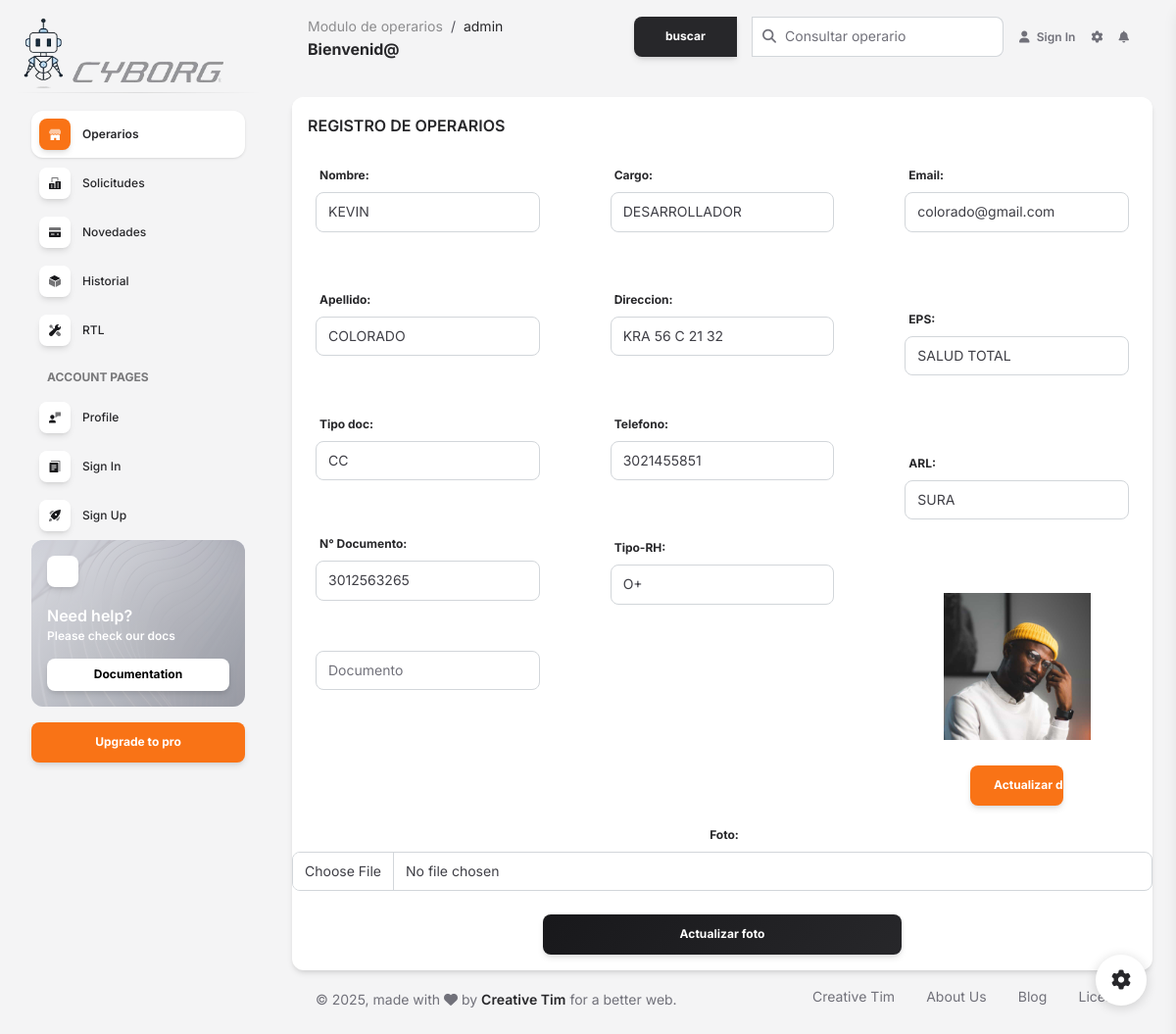
The page /vista/aaa.php?cod=2 on the database its author committed.
### tables this page shows
CREATE TABLE OPERARIO (
	ID_OPE INT AUTO_INCREMENT PRIMARY KEY ,
	NOM_OPE VARCHAR (25),
	APE_OPE VARCHAR (25),
	TDO_OPE VARCHAR (4),
	NRO_OPE CHAR (12) UNIQUE NOT NULL,
	TDC_OPE VARCHAR (15),
	CAR_OPE VARCHAR (15) ,
	DIR_OPE VARCHAR(50),
	TEL_OPE CHAR (10),
	RH_OPE  VARCHAR (4),
	EMA_OPE VARCHAR (50),
	EPS_OPE VARCHAR (20),
	ARL_OPE CHAR (10),
	FOT_OPE VARCHAR (50),
	SES_OPE INT (1) 
	);

### vista/aaa.php (the view, shortened to what this page needs)
<!DOCTYPE html>
<html lang="en">
<head>
  <link href="https://demos.creative-tim.com/soft-ui-dashboard/assets/css/nucleo-icons.css" rel="stylesheet" />
  <link href="https://demos.creative-tim.com/soft-ui-dashboard/assets/css/nucleo-svg.css" rel="stylesheet" />
  <link id="pagestyle" href="../assets/css/soft-ui-dashboard.css?v=1.1.0" rel="stylesheet" />
</head>
<body class="g-sidenav-show  bg-gray-100">
  <aside class="sidenav navbar navbar-vertical navbar-expand-xs border-0 border-radius-xl my-3 fixed-start ms-3 " id="sidenav-main">
    <div class="sidenav-header">
      <a class="" target="_blank">
        <img src="../assets/img/logo.png" class=" h-100" alt="main_logo">
      </a>
    </div>
    <hr class="horizontal dark mt-0">
    <div class="collapse navbar-collapse  w-auto " id="sidenav-collapse-main">
      <ul class="navbar-nav">
        <li class="nav-item">
          <a class="nav-link  active" href="dashboard.php">
            <div class="icon icon-shape icon-sm shadow border-radius-md bg-white text-center me-2 d-flex align-items-center justify-content-center">
            </div>
            <span class="nav-link-text ms-1">Operarios</span>
          </a>
        </li>
        <li class="nav-item">
          <a class="nav-link  " href="../pages/solicitud.php">
            <div class="icon icon-shape icon-sm shadow border-radius-md bg-white text-center me-2 d-flex align-items-center justify-content-center">
            </div>
            <span class="nav-link-text ms-1">Solicitudes</span>
          </a>
        </li>
        <li class="nav-item">
          <a class="nav-link  " href="../pages/novedad.php">
            <div class="icon icon-shape icon-sm shadow border-radius-md bg-white text-center me-2 d-flex align-items-center justify-content-center">
            </div>
            <span class="nav-link-text ms-1">Novedades</span>
          </a>
        </li>
        <li class="nav-item">
          <a class="nav-link  " href="../pages/virtual-reality.html">
            <div class="icon icon-shape icon-sm shadow border-radius-md bg-white text-center me-2 d-flex align-items-center justify-content-center">
            </div>
            <span class="nav-link-text ms-1">Historial</span>
          </a>
        </li>
        <li class="nav-item">
          <a class="nav-link  " href="../pages/rtl.html">
            <div class="icon icon-shape icon-sm shadow border-radius-md bg-white text-center me-2 d-flex align-items-center justify-content-center">
            </div>
            <span class="nav-link-text ms-1">RTL</span>
          </a>
        </li>
        <li class="nav-item mt-3">
          <h6 class="ps-4 ms-2 text-uppercase text-xs font-weight-bolder opacity-6">Account pages</h6>
        </li>
        <li class="nav-item">
          <a class="nav-link  " href="../pages/profile.html">
            <div class="icon icon-shape icon-sm shadow border-radius-md bg-white text-center me-2 d-flex align-items-center justify-content-center">
            </div>
            <span class="nav-link-text ms-1">Profile</span>
          </a>
        </li>
        <li class="nav-item">
          <a class="nav-link  " href="../pages/sign-in.html">
            <div class="icon icon-shape icon-sm shadow border-radius-md bg-white text-center me-2 d-flex align-items-center justify-content-center">
            </div>
            <span class="nav-link-text ms-1">Sign In</span>
          </a>
        </li>
        <li class="nav-item">
          <a class="nav-link  " href="../pages/sign-up.html">
            <div class="icon icon-shape icon-sm shadow border-radius-md bg-white text-center me-2 d-flex align-items-center justify-content-center">
            </div>
            <span class="nav-link-text ms-1">Sign Up</span>
          </a>
        </li>
      </ul>
    </div>
    <div class="sidenav-footer mx-3 ">
      <div class="card card-background shadow-none card-background-mask-secondary" id="sidenavCard">
        <div class="full-background" style="background-image: url('../assets/img/curved-images/white-curved.jpg')"></div>
        <div class="card-body text-start p-3 w-100">
          <div class="icon icon-shape icon-sm bg-white shadow text-center mb-3 d-flex align-items-center justify-content-center border-radius-md">
          </div>
          <div class="docs-info">
            <h6 class="text-white up mb-0">Need help?</h6>
            <p class="text-xs font-weight-bold">Please check our docs</p>
            <a href="https://www.creative-tim.com/learning-lab/bootstrap/license/soft-ui-dashboard" target="_blank" class="btn btn-white btn-sm w-100 mb-0">Documentation</a>
          </div>
        </div>
      </div>
      <a class="btn btn-primary mt-3 w-100" href="https://www.creative-tim.com/product/soft-ui-dashboard-pro?ref=sidebarfree">Upgrade to pro</a>
    </div>
  </aside>
  <main class="main-content position-relative max-height-vh-100 h-100 border-radius-lg ">
    <nav class="navbar navbar-main navbar-expand-lg px-0 mx-4 shadow-none border-radius-xl" id="navbarBlur" navbar-scroll="true">
      <div class="container-fluid py-1 px-3">
        <nav aria-label="breadcrumb">
          <ol class="breadcrumb bg-transparent mb-0 pb-0 pt-1 px-0 me-sm-6 me-5">
            <li class="breadcrumb-item text-sm"><a class="opacity-5 text-dark" href="javascript:;">Modulo de operarios</a></li>
            <li class="breadcrumb-item text-sm text-dark active" aria-current="page">admin</li>
          </ol>
          <h6 class="font-weight-bolder mb-0">Bienvenid@</h6>
        </nav>
        <div class="collapse navbar-collapse mt-sm-0 mt-2 me-md-0 me-sm-4" id="navbar">
          <div class="ms-md-auto pe-md-3 d-flex align-items-center">
           <form action="<?php echo htmlspecialchars($_SERVER["PHP_SELF"]); ?>" method="post">
               <div class="input-group">
                <input type="submit" class="btn btn-dark btn-sm mb-0 me-3" value="buscar" ></input>
                <span class="input-group-text text-body"><i class="fas fa-search" aria-hidden="true"></i></span>
                <input type="text" class="form-control" placeholder="Consultar operario" name="cod" required>
               </div>
           </form>
          </div>
            <li class="nav-item d-flex align-items-center">
              <a href="javascript:;" class="nav-link text-body font-weight-bold px-0">
                <i class="fa fa-user me-sm-1"></i>
                <span class="d-sm-inline d-none">Sign In</span>
              </a>
            </li>
            <li class="nav-item px-3 d-flex align-items-center">
              <a href="javascript:;" class="nav-link text-body p-0">
                <i class="fa fa-cog fixed-plugin-button-nav cursor-pointer"></i>
              </a>
            </li>
            <li class="nav-item dropdown pe-2 d-flex align-items-center">
              <a href="javascript:;" class="nav-link text-body p-0" id="dropdownMenuButton" data-bs-toggle="dropdown" aria-expanded="false">
                <i class="fa fa-bell cursor-pointer"></i>
              </a>
            </li>
        </div>
      </div>
    </nav>
    <div class="container-fluid py-4">
      <?php
            require_once 'conexion_bd.php';
            $registro = mysqli_query($conex,"select * from operario where id_ope = '$_REQUEST[cod]' ") or die ("error:".mysqli_error($conex));
            if($reg = mysqli_fetch_array($registro)){?>
      <div class="row">
        <div class="col-lg-12 col-12">
            <div class="card shadow h-100">
              <div class="card-header pb-0 p-3">
                  <h6 class="mb-0">REGISTRO DE OPERARIOS </h6>
                </div>
                <div class="row">
                    <div class="col-lg-4 col-6 mt-4 mt-lg-0">
                     <form action="../controller/act_ope3.php"  method="post" enctype="multipart/form-data">
                      <div class="card-body pb-0 p-4">
                        <div class="">
                            <label for="" class="form-label">Nombre:</label>
                                <input type="text"   class="form-control"    name="nom_n" value="<?php echo $reg["NOM_OPE"]?>"><br>
                                <input type="hidden" class="form-control"   name="nom_v" value="<?php echo $reg["NOM_OPE"]?>"><br>
                        </div>
                        <div class="">
                            <label for="" class="form-label"> Apellido:</label>
                            <input type="text"    class="form-control"  name="ape_n" value="<?php echo $reg["APE_OPE"]?>"><br>
                            <input type="hidden"  class="form-control"  name="ape_v" value="<?php echo $reg["APE_OPE"]?>"><br>
                        </div>
                        <div class="">
                            <label for="" class="form-label" > Tipo doc:</label>
                            <input type="text"   class="form-control"    name="tdo_n" value="<?php echo $reg["TDO_OPE"]?>"><br>
                            <input type="hidden" class="form-control"   name="tdo_v" value="<?php echo $reg["TDO_OPE"]?>"><br>
                        </div>
                        <div class="">
                            <label for=""       class="form-label" > N° Documento:</label>
                                <input type="text"    class="form-control"  name="nro_n" value="<?php echo $reg["NRO_OPE"]?>"><br>
                                <input type="hidden"  class="form-control"  name="nro_v" value="<?php echo $reg["NRO_OPE"]?>"><br>
                                <input type="text"  class="form-control"   name="nro" placeholder="Documento" >
                        </div>
                    </div>
                    </div>
                    <div class="col-lg-4 col-6 mt-4 mt-lg-0">
                      <div class="card-body pb-1 p-4">
                          <div class="">
                              <label for="" class="form-label" >Cargo:</label>
                                <input type="text"   class="form-control"    name="car_n" value="<?php echo $reg["CAR_OPE"]?>"><br>
                                <input type="hidden" class="form-control"   name="car_v" value="<?php echo $reg["CAR_OPE"]?>"><br>
                            </div>
                            <div class="">
                            <label for="" class="form-label" >Direccion:</label>
                                <input type="text"   class="form-control"   name="dir_n" value="<?php echo $reg["DIR_OPE"]?>"><br>
                                <input type="hidden" class="form-control"   name="dir_v" value="<?php echo $reg["DIR_OPE"]?>"><br>
                            </div>
                            <div class="">
                            <label for="" class="form-label"  >Telefono:</label>
                                <input type="text"   class="form-control"   name="tel_n" value="<?php echo $reg["TEL_OPE"]?>"><br>
                                <input type="hidden" class="form-control"   name="tel_v" value="<?php echo $reg["TEL_OPE"]?>"><br>
                            </div>
                            <div class="mb-4">
                            <label for="" class="form-label" >Tipo-RH:</label>
                                <input type="text"   class="form-control"   name="rh_n" value="<?php echo $reg["RH_OPE"]?>"><br>
                                <input type="hidden" class="form-control"   name="rh_v" value="<?php echo $reg["RH_OPE"]?>"><br>
                            </div>
                      </div>
                    </div>
                    <div class="col-lg-4 col-12 mt-4 mt-lg-0">
                        <div class="card-body pb-0 p-4">
                            <div class="mb-4">
                            <label for="" class="form-label" >Email:</label>
                                <input type="text"    class="form-control"  name="ema_n" value="<?php echo $reg["EMA_OPE"]?>"><br>
                                <input type="hidden"  class="form-control"  name="ema_v" value="<?php echo $reg["EMA_OPE"]?>"><br>
                            </div>
                            <div class="mb-4">
                            <label for="" class="form-label" >EPS:</label>
                                 <input type="text"   class="form-control"   name="eps_n" value="<?php echo $reg["EPS_OPE"]?>"><br>
                                <input type="hidden"  class="form-control"  name="eps_v" value="<?php echo $reg["EPS_OPE"]?>"><br>
                            </div>
                            <div class="mb-4">
                            <label for="" class="form-label"  >ARL:</label>
                                <input type="text"    class="form-control"  name="arl_n" value="<?php echo $reg["ARL_OPE"]?>"><br>
                                <input type="hidden"  class="form-control"  name="arl_v" value="<?php echo $reg["ARL_OPE"]?>"><br>
                            </div>
                            <?PHP
                            $ff = "../imagenes/" .$reg['FOT_OPE'];
                            echo "<td><center><img class='foto' src=\"$ff\" width=150 height=150>";
                            ?>
                            <br>
                            <br>
                            <div class="col-12">
                              <input type="submit" class="btn btn-primary col-5" value="Actualizar datos">
                            </div>
                        </div>
                    </div>
                  <center>
                  <form action="../controller/act_ope5.php" method="POST" enctype="multipart/form-data">
                      <div class="mb-4">
                                <label for="formFile" class="form-label" >Foto:</label>
                                <input type="file" class="form-control " id="formFile" name="foto" placeholder="foto" >
                      </div>
                      <input type="submit" class="btn bg-gradient-dark col-5" value="Actualizar foto">
                  </form>
                  </center>
                  <?php
                        }
                        else
                        echo"<br><br><br><center><font face=tahoma color=blue><h2>No Existe este registro";
                  ?>
                </div>
        </div>
      </div>
      <footer class="footer pt-3  ">
        <div class="container-fluid">
          <div class="row align-items-center justify-content-lg-between">
            <div class="col-lg-6 mb-lg-0 mb-4">
              <div class="copyright text-center text-sm text-muted text-lg-start">
                © ,
                made with <i class="fa fa-heart"></i> by
                <a href="https://www.creative-tim.com" class="font-weight-bold" target="_blank">Creative Tim</a>
                for a better web.
              </div>
            </div>
            <div class="col-lg-6">
              <ul class="nav nav-footer justify-content-center justify-content-lg-end">
                <li class="nav-item">
                  <a href="https://www.creative-tim.com" class="nav-link text-muted" target="_blank">Creative Tim</a>
                </li>
                <li class="nav-item">
                  <a href="https://www.creative-tim.com/presentation" class="nav-link text-muted" target="_blank">About Us</a>
                </li>
                <li class="nav-item">
                  <a href="https://www.creative-tim.com/blog" class="nav-link text-muted" target="_blank">Blog</a>
                </li>
                <li class="nav-item">
                  <a href="https://www.creative-tim.com/license" class="nav-link pe-0 text-muted" target="_blank">License</a>
                </li>
              </ul>
            </div>
          </div>
        </div>
      </footer>
    </div>
  </main>
  <div class="fixed-plugin">
    <a class="fixed-plugin-button text-dark position-fixed px-3 py-2">
      <i class="fa fa-cog py-2"> </i>
    </a>
  </div>
</body>
</html>

### rows shown on the page
operario: nom_n "KEVIN", ape_n "COLORADO", tdo_n "CC", nro_n "3012563265", car_n "DESARROLLADOR", dir_n "KRA 56 C 21 32", tel_n "3021455851", rh_n "O+", ema_n "colorado@gmail.com", eps_n "SALUD TOTAL", arl_n "SURA", FOT_OPE (picture)
